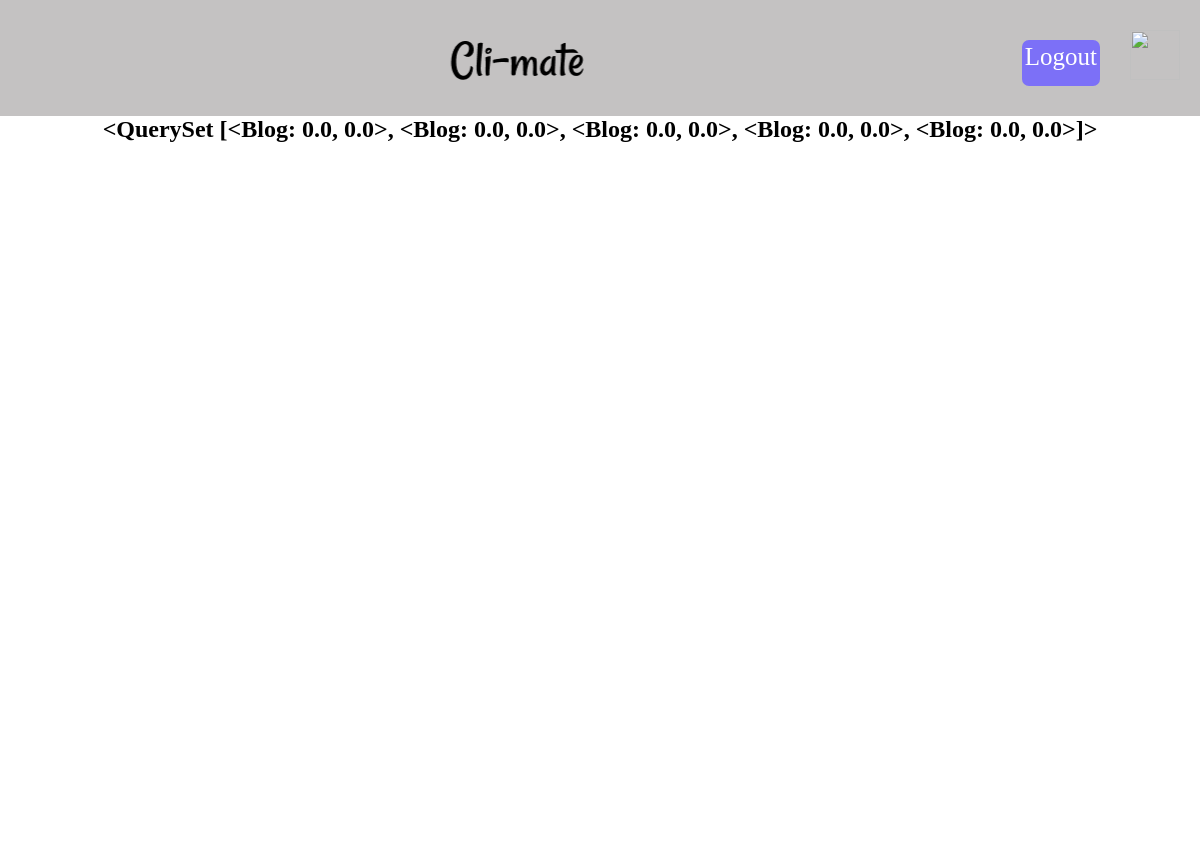
Page /map/ on the earlier database version.
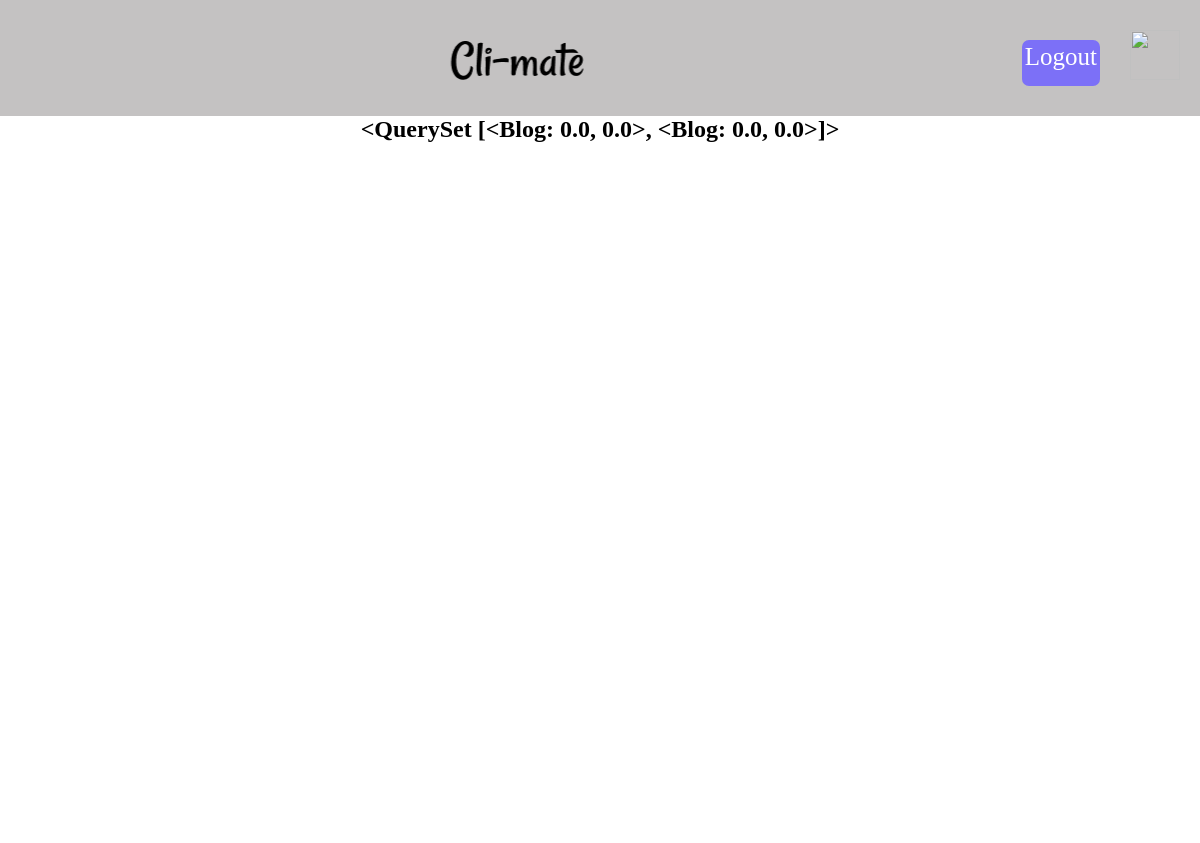
Same page on the later database version.
### firstapp/models.py (models this page shows)
class Blog(models.Model):
    latitude = models.FloatField(default=0.0) #위도
    longitude = models.FloatField(default=0.0) #경도
    hashtag = models.TextField(max_length=20) #해시태그는 하나만 적을 수 있도록 하는 게 편할듯
    weather = models.TextField() #4개로 구분 - cloudy, sunny, rainy, snowy
    images = models.ImageField(upload_to ="images", blank = True, null = True)
    author = models.ForeignKey(settings.AUTH_USER_MODEL, on_delete=models.CASCADE )#작성자 여기 수정
    created_at = models.DateTimeField(auto_now_add=True) #작성시각
    body = models.TextField(max_length=200) #글 본문
    def __str__(self):
        return str(self.latitude) + ", " + str(self.longitude) #일단 위도, 경도 표시하도록 해놓음 ->편의에 따라 바꿔도 ㄱㅊ

### firstapp/views.py (the view)
# urls.py: path('map/', main_map, name='main_map'),
def main_map(request):
    blogss = Blog.objects.all()
    context = {
        'blogss': blogss,
    }
    return render(request, 'blog/map.html', context)

### templates/blog/map.html (shortened to what this page needs)
<!DOCTYPE html>
<html lang="en">
<head>
    <link rel="stylesheet" href="../../static/css/map.css">
</head>
<body style="background-color: white;">
    <div class="nav-wrapper">
        <div class="logo">
            <img src="../../static/css/Logo.PNG">
        </div>
        <ul class="nav">
            <li style="color: white;" class="logout"><a href="#">Logout</a></li>
            <li><img class="nav-profile" src="https://image.flaticon.com/icons/png/512/149/149071.png"></li>
        </ul>
    </div>
    <h2 style="text-align: center;">{{ blogss }}</h2>
    <div id="map" style="width:70%;margin-left:15%; min-height:700px;"></div>
</body>
</html>

### static/css/map.css (style rules this page uses)
* { box-sizing: border-box; margin: 0; padding: 0; }
html { background-size: cover; }
.nav-wrapper { background-color: rgb(196, 194, 194); display: flex; justify-content: flex-end; align-items: center; padding: 20px; }
.nav { display: flex; list-style-type: none; }
.logo { margin-right:36%; }
.logo img { justify-content: center; }
.nav li { font-size: 25px; }
.nav .logout { margin-top: 10px; margin-right: 30px; }
.nav-profile { width: 50px; height: 50px; }
.nav li a { text-decoration: none; }
.nav li a:link { color: white; }
.logout { background-color: rgba(124, 112, 247, 1); border-radius: 7px; padding-left: 3px; padding-right: 3px; padding-top: 3px; color: white; }
#map { border-radius: 10px; border: 3px solid white; }

Differences in the rows shown:
removed Blog: latitude+longitude "<QuerySet [<Blog: 0.0, 0.0>, <Blog: 0.0, 0.0>, <Blog: 0.0, 0.0>, <Blog: 0.0, 0.0>, <Blog: 0.0, 0.0>]>"
added Blog: latitude+longitude "<QuerySet [<Blog: 0.0, 0.0>, <Blog: 0.0, 0.0>]>"
